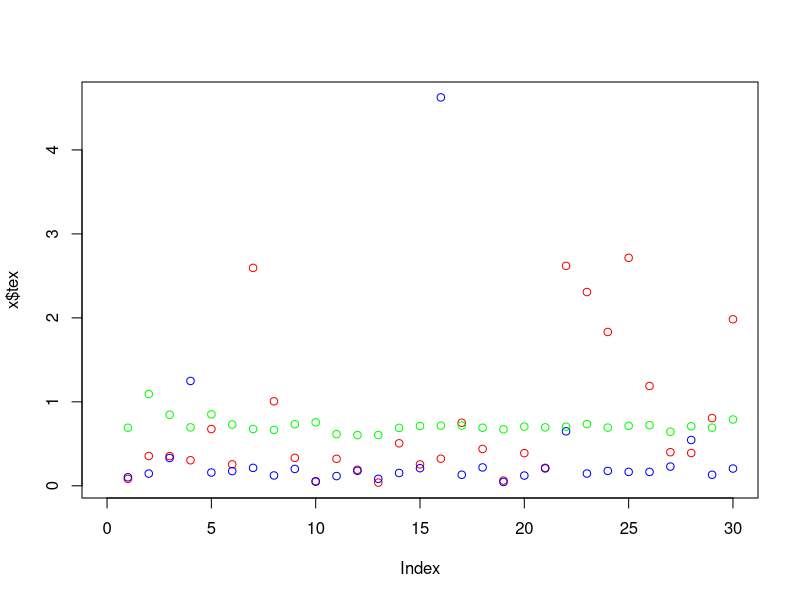

This figure's R source:
## ---- chunk 1
x <- read.table("uo_nn_batch_123456-789101.csv",header = TRUE,sep = ";")
x
## ---- chunk 2
plot(x$tex,type = "n",xlim = c(0,30))
colors <- c("red","blue","green")
isd <-  c(1,3,7)
for(i in 1:3){
    points(x$tex[x$isd == isd[i]],col = colors[i])
}

## ---- chunk 3
mean = c(0:9)
for(i in 0:9){
    mean[i+1] = mean(x$te_acc[x$num_target == i])
}
mean
